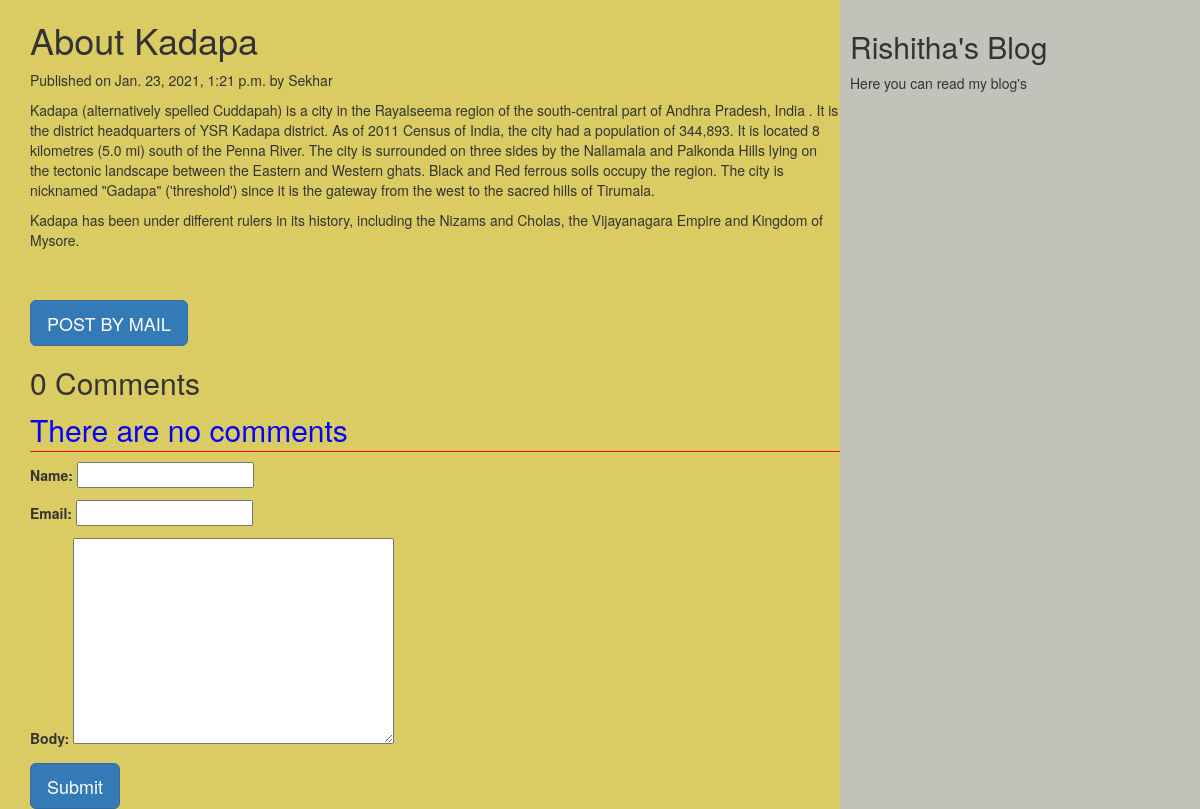
The app's page /2021/01/23/about-kadapa with its own data.
### myApp/models.py (models this page shows, shortened)
class Post(models.Model):
          tags=TaggableManager()
          STATUS_CHOICES=(('draft','Draft'),('published','Published'))
          title=models.CharField(max_length=256)
          slug=models.SlugField(max_length=264,unique_for_date='publish')
          author=models.ForeignKey(User,related_name='blog_posts',on_delete= models.CASCADE)
          body=models.TextField()
          publish=models.DateTimeField(default=timezone.now)
          created=models.DateTimeField(auto_now_add=True)
          updated=models.DateTimeField(auto_now=True)
          status= models.CharField(max_length=10,choices=STATUS_CHOICES,default='draft')
          objects=CustomManager()
          class Meta:
                ordering=('-publish',)

### myApp/views.py (the view, shortened to what this page needs)
# urls.py: url(r'(?P<year>\d{4})/(?P<month>\d{2})/(?P<day>\d{2})/(?P<post>[-\w]+)',views.post_detail_view,name='post_detail'),
def post_detail_view(request,year,month,day,post):
    post=get_object_or_404(Post,slug=post,publish__year=year,publish__month=month,publish__day=day)
    comments=post.comments.filter(active=True)
    csubmit=False
    form=CommentForm()
    d={'post':post,'form':form,'csubmit':csubmit,'comments':comments}
    return render(request,'myApp/post_detail.html',d)

### myApp/forms.py
class CommentForm(forms.ModelForm):
    class Meta:
        model=Comment
        fields=('name','email','body')

### myApp/models.py (called while the page is built)
    def get_queryset(self):
        return super().get_queryset().filter(status='published')

### templates/myApp/post_detail.html (shortened to what this page needs)
<html>
    {%extends 'myApp/parent.html'%}
        {%block content_block%}
        <h1>{{post.title}}</h1>
        <p>Published on {{post.publish}} by {{post.author|title}}</p>
        {{post.body|linebreaks}} <br><br>
        <a href="/{{post.id}}/share" class='btn btn-lg btn-primary'>POST BY MAIL</a>
        {%with comments.count as comments_count%}
        <h2>{{comments_count}} Comment{{comments_count|pluralize}}</h2>
        {%endwith%}
        {%if comments%}
         {%for c in comments%}
         <p>Comment {{forloop.counter}} by {{c.name}}</p>
        <div>{{c.body|linebreaks}}</div>
        <hr>
        {%endfor%}
        {%else%}
         <p style="color:blue;font-size:30px;font-style:bold;border-bottom:1px red solid;">There are no comments</p>
        {%endif%}
         {%if csubmit%}
         <h2>Thank you..Your comment has been added successfully!!</h2>
         {%else%}
         <form  method="post">
           {{form.as_p}}
           <input type="submit" class='btn btn-lg btn-primary' value="Submit">
         </form>
         {%endif%}
        {%endblock%}

### records on screen
Post: title "About Kadapa", publish "Jan. 23, 2021, 1:21 p.m.", author "Sekhar", body "Kadapa (alternatively spelled Cuddapah) is a city in the Rayalseema region of the south-central part of Andhra Pradesh, India . It is the district headquarters of YSR Kadapa district. As of 2011 Census of India, the city had a population of 344,893. It is located 8 kilometres (5.0 mi) south of the Penna River. The city is surrounded on three sides by the Nallamala and Palkonda Hills lying on the tectonic landscape between the Eastern and Western ghats. Black and Red ferrous soils occupy the region. The city is nicknamed \"Gadapa\" ('threshold') since it is the gateway from the west to the sacred hills of Tirumala. Kadapa has been under different rulers in its history, including the Nizams and…"

### other values on screen
{{ comments_count }} "0"
